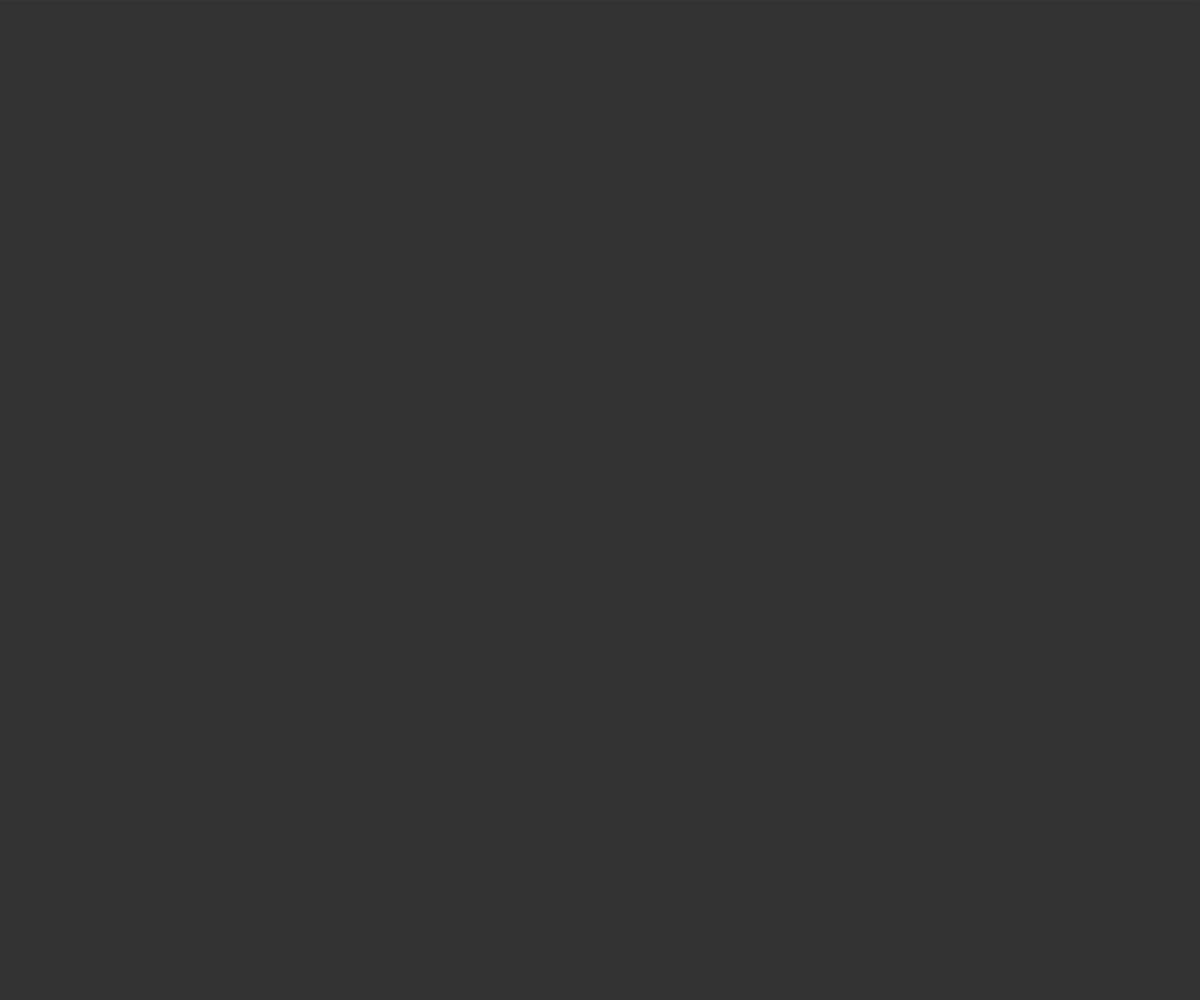
Frame 1 (no input)
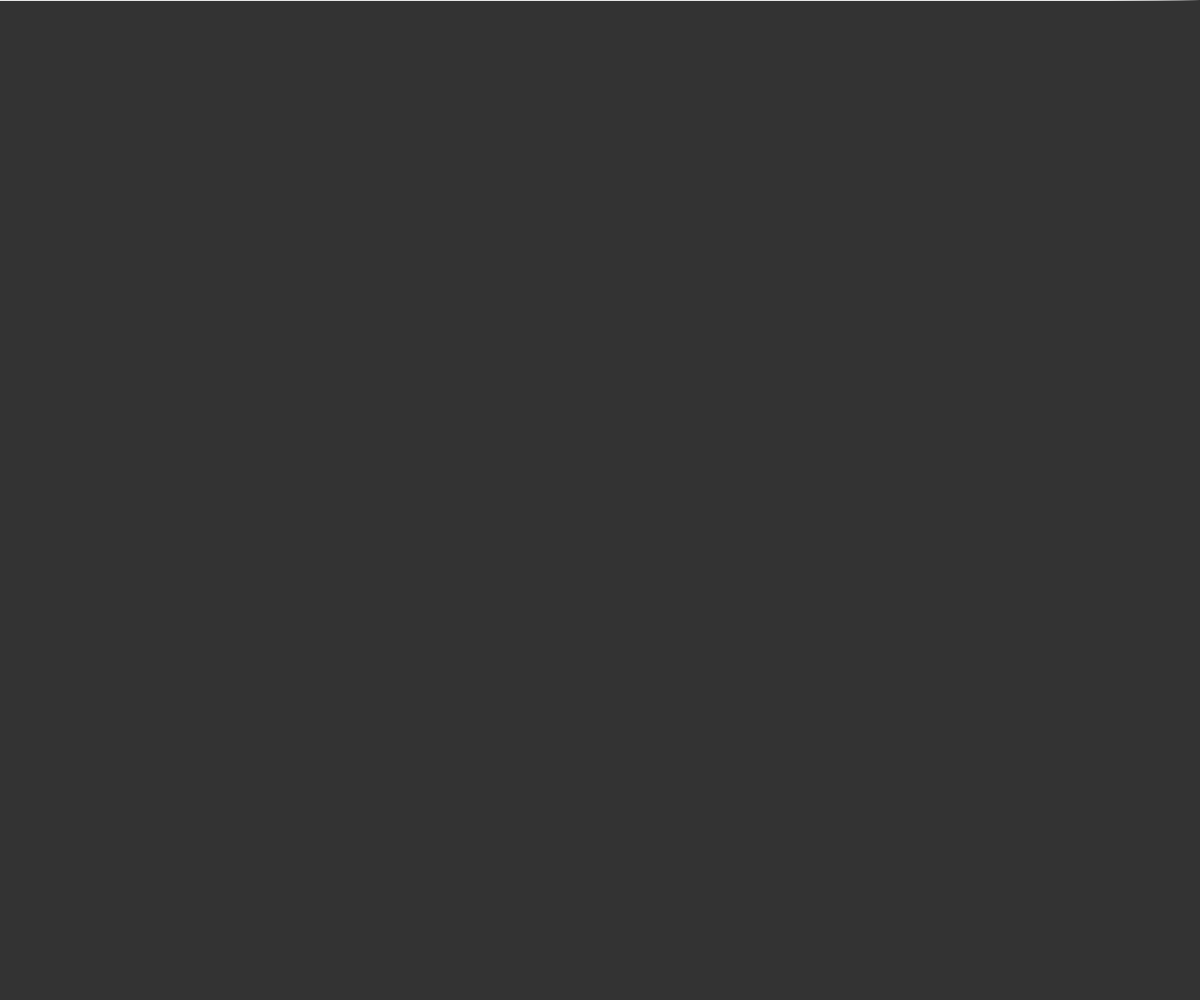
Frame 60 (no input)
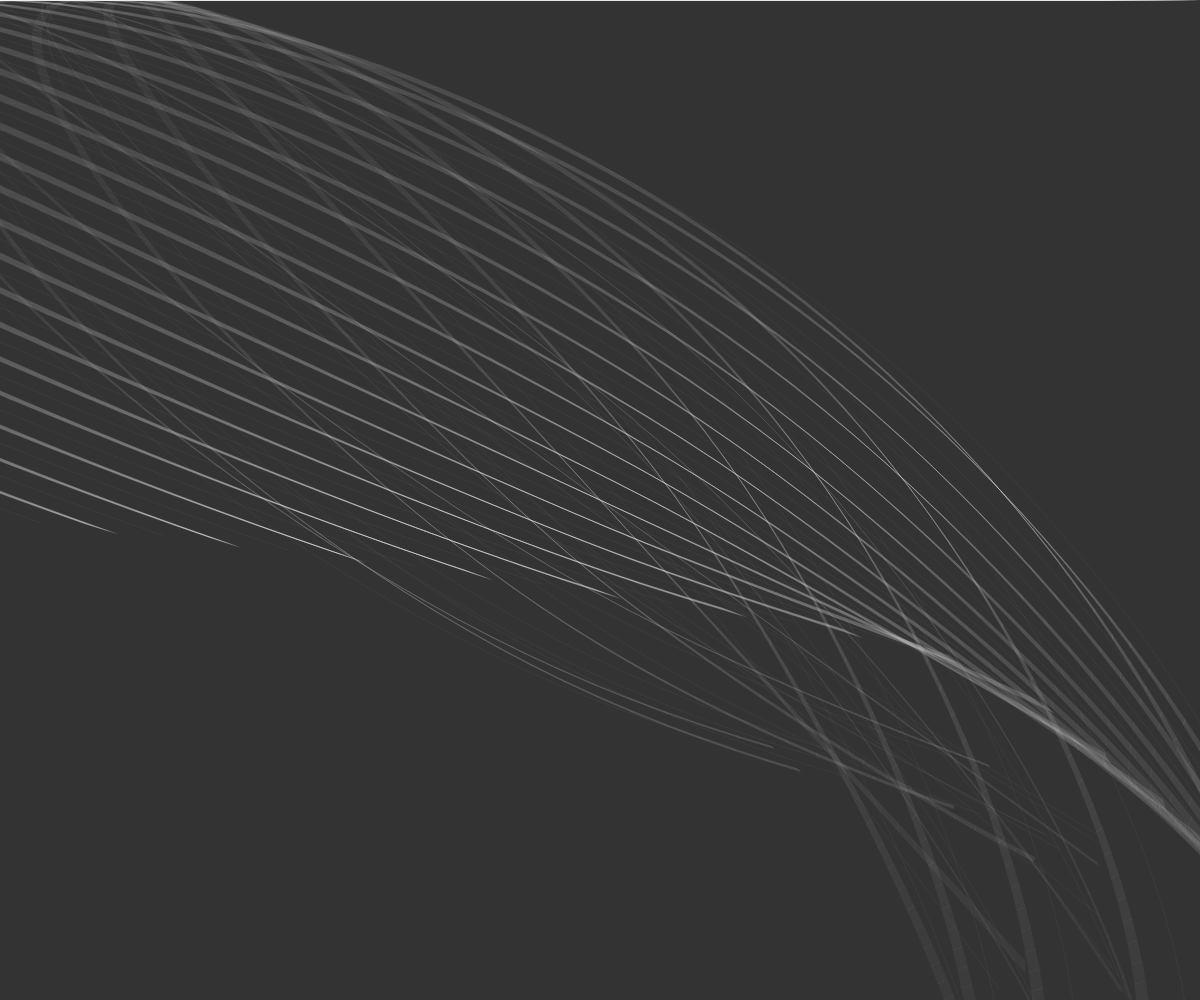
Frame 120 (the mouse pressed at the canvas centre since frame 60)

The p5.js sketch that drew these frames (run headless with seeded random() and noise() and a simulated clock; from frame 60 on, the mouse is pressed at the canvas centre):

// p5.js sketch
// ── sketch.js
var attractors = [];
var particles = [];

function setup() {
  createCanvas(windowWidth, windowHeight);
  background(51);

  for (var i = 0; i < windowWidth; i++) {
    particles.push(new Particle(i,0));
  }

}

function draw() {
  stroke(255);
  strokeWeight(4);

  for (var i = 0; i < particles.length; i++) {
    particles[i].attracted(createVector(mouseX, mouseY));
    particles[i].update();
    particles[i].show();
  }

}

// ── particle.js
function Particle(x, y) {
  this.pos = createVector(x, y);
  this.prev = createVector(x, y);
  this.vel = createVector();
  this.acc = createVector();

  this.update = function() {
    this.pos.add(this.vel);
    this.vel.add(this.acc);
    this.acc.mult(0);
  }

  this.show = function() {
    stroke(255, 10);
    strokeWeight(1);
    line(this.pos.x, this.pos.y, this.prev.x, this.prev.y);

    this.prev.x = this.pos.x;
    this.prev.y = this.pos.y;

  }

  this.attracted = function(target) {
    var force = p5.Vector.sub(target, this.pos);
    force.setMag(1);
    this.acc.add(force);
  }
}
